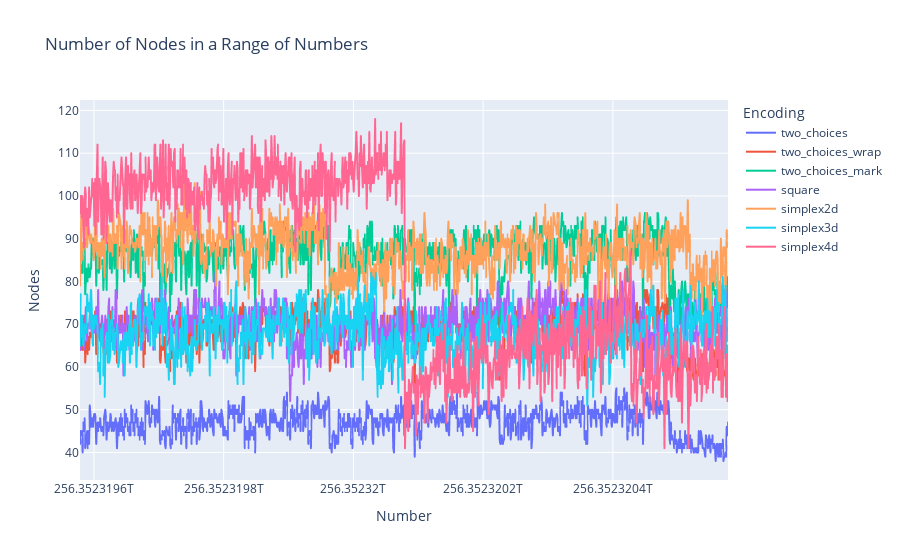

Notebook code cell kept with this figure:
### Markdown cell above
# Number-Based Evaluation

Some encodings are sensitive to certain numbers, because they are easier to represent in that space. 
Evaluate a contiguous number in a range.

### Code cell
CENTER = util.simplex(util.simplex(20,4),4)
RANGE = 1000_000
SAMPLES = 1000

strings = [(i,util.number_to_bit_string(i)) for i in range(CENTER-RANGE//2,CENTER+RANGE//2, RANGE//SAMPLES)]
dataset_scatter = []
for encoding_name, btt, _ in ENCODINGS:
    dataset_scatter += [[encoding_name, i+1, btt(s).n_descendants] for i,s in strings]

dfs = pd.DataFrame(dataset_scatter, columns=['Encoding', 'Number', 'Nodes']) 
dfs

fig = px.line(dfs, x="Number", y="Nodes", color="Encoding", 
             title="Number of Nodes in a Range of Numbers")
fig.show()

### Figure 1 — Plotly figure (JSON) as saved in the notebook; plotly's stock layout.template omitted (floating-point values rounded to 4 significant figures; data arrays with more than 128 entries replaced by an {"elided": "..."} marker saying what was removed)
{"data": [{"hovertemplate": "Encoding=two_choices<br>Number=%{x}<br>Nodes=%{y}<extra></extra>", "legendgroup": "two_choices", "line": {"color": "#636efa", "dash": "solid"}, "marker": {"symbol": "circle"}, "mode": "lines", "name": "two_choices", "showlegend": true, "type": "scattergl", "x": {"elided": "1000 int values"}, "xaxis": "x", "y": {"elided": "1000 int values"}, "yaxis": "y"}, {"hovertemplate": "Encoding=two_choices_wrap<br>Number=%{x}<br>Nodes=%{y}<extra></extra>", "legendgroup": "two_choices_wrap", "line": {"color": "#EF553B", "dash": "solid"}, "marker": {"symbol": "circle"}, "mode": "lines", "name": "two_choices_wrap", "showlegend": true, "type": "scattergl", "x": {"elided": "1000 int values"}, "xaxis": "x", "y": {"elided": "1000 int values"}, "yaxis": "y"}, {"hovertemplate": "Encoding=two_choices_mark<br>Number=%{x}<br>Nodes=%{y}<extra></extra>", "legendgroup": "two_choices_mark", "line": {"color": "#00cc96", "dash": "solid"}, "marker": {"symbol": "circle"}, "mode": "lines", "name": "two_choices_mark", "showlegend": true, "type": "scattergl", "x": {"elided": "1000 int values"}, "xaxis": "x", "y": {"elided": "1000 int values"}, "yaxis": "y"}, {"hovertemplate": "Encoding=square<br>Number=%{x}<br>Nodes=%{y}<extra></extra>", "legendgroup": "square", "line": {"color": "#ab63fa", "dash": "solid"}, "marker": {"symbol": "circle"}, "mode": "lines", "name": "square", "showlegend": true, "type": "scattergl", "x": {"elided": "1000 int values"}, "xaxis": "x", "y": {"elided": "1000 int values"}, "yaxis": "y"}, {"hovertemplate": "Encoding=simplex2d<br>Number=%{x}<br>Nodes=%{y}<extra></extra>", "legendgroup": "simplex2d", "line": {"color": "#FFA15A", "dash": "solid"}, "marker": {"symbol": "circle"}, "mode": "lines", "name": "simplex2d", "showlegend": true, "type": "scattergl", "x": {"elided": "1000 int values"}, "xaxis": "x", "y": {"elided": "1000 int values"}, "yaxis": "y"}, {"hovertemplate": "Encoding=simplex3d<br>Number=%{x}<br>Nodes=%{y}<extra></extra>", "legendgroup": "simplex3d", "line": {"color": "#19d3f3", "dash": "solid"}, "marker": {"symbol": "circle"}, "mode": "lines", "name": "simplex3d", "showlegend": true, "type": "scattergl", "x": {"elided": "1000 int values"}, "xaxis": "x", "y": {"elided": "1000 int values"}, "yaxis": "y"}, {"hovertemplate": "Encoding=simplex4d<br>Number=%{x}<br>Nodes=%{y}<extra></extra>", "legendgroup": "simplex4d", "line": {"color": "#FF6692", "dash": "solid"}, "marker": {"symbol": "circle"}, "mode": "lines", "name": "simplex4d", "showlegend": true, "type": "scattergl", "x": {"elided": "1000 int values"}, "xaxis": "x", "y": {"elided": "1000 int values"}, "yaxis": "y"}], "layout": {"legend": {"title": {"text": "Encoding"}, "tracegroupgap": 0}, "title": {"text": "Number of Nodes in a Range of Numbers"}, "xaxis": {"anchor": "y", "domain": [0, 1], "title": {"text": "Number"}}, "yaxis": {"anchor": "x", "domain": [0, 1], "title": {"text": "Nodes"}}}}
